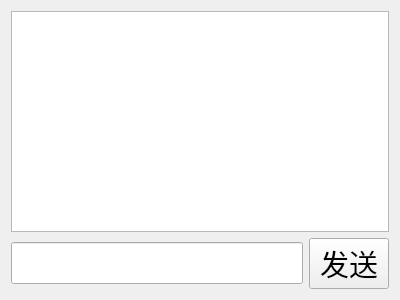
<?xml version="1.0" encoding="UTF-8"?>
<ui version="4.0">
 <class>TcpClient</class>
 <widget class="QWidget" name="TcpClient">
  <property name="geometry">
   <rect>
    <x>0</x>
    <y>0</y>
    <width>400</width>
    <height>300</height>
   </rect>
  </property>
  <property name="windowTitle">
   <string>TcpClient</string>
  </property>
  <layout class="QVBoxLayout" name="verticalLayout_2">
   <item>
    <layout class="QVBoxLayout" name="verticalLayout">
     <item>
      <widget class="QTextEdit" name="textEdit">
       <property name="font">
        <font>
         <family>Arial</family>
         <pointsize>20</pointsize>
        </font>
       </property>
      </widget>
     </item>
     <item>
      <layout class="QHBoxLayout" name="horizontalLayout">
       <item>
        <widget class="QLineEdit" name="lineEdit">
         <property name="font">
          <font>
           <family>Arial</family>
           <pointsize>22</pointsize>
          </font>
         </property>
        </widget>
       </item>
       <item>
        <widget class="QPushButton" name="send_pb">
         <property name="font">
          <font>
           <family>Arial</family>
           <pointsize>22</pointsize>
          </font>
         </property>
         <property name="text">
          <string>发送</string>
         </property>
        </widget>
       </item>
      </layout>
     </item>
    </layout>
   </item>
  </layout>
 </widget>
 <layoutdefault spacing="6" margin="11"/>
 <resources/>
 <connections/>
</ui>
